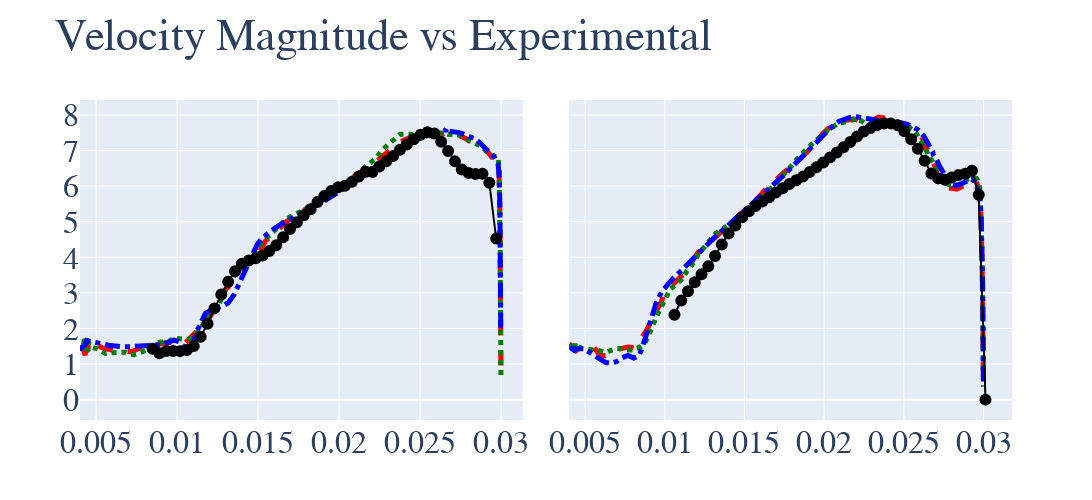

Notebook cell for this chart:
### Code cell
fig = make_subplots(
    rows=1,
    cols=2,
    shared_yaxes=True,
    # x_title="Radius (m)",
    # y_title="Velocity Magnitude (m/s)",
    # subplot_titles=(
    # "C5 Quadrant 1", "C1 Quadrant 2"),
    vertical_spacing=.07, horizontal_spacing=.05)

marker_size = 7
line_size = 5


fig.add_trace(go.Scatter(x=quad_ascii["C5_SBES"]['Q1']['radius_bin_mean'],
                         y=quad_ascii["C5_SBES"]['Q1']['velocity-magnitude_bin_mean'],
                         mode='lines',
                         name='SBES-ASCII',
                         marker=dict(
                             color='red',
                             size=marker_size,
                             line=dict(color='red'),
                             symbol='triangle-right'),
                         line=dict(dash='dash',
                                   width=line_size),
                         showlegend=False
                         ),
              row=1, col=1)

fig.add_trace(go.Scatter(x=quad_ascii["C5_IDDES"]['Q1']['radius_bin_mean'],
                         y=quad_ascii["C5_IDDES"]['Q1']['velocity-magnitude_bin_mean'],
                         mode='lines',
                         name='IDDES-ASCII',
                         marker=dict(
                             color='green',
                             size=marker_size,
                             line=dict(color='green'),
                             symbol='x'),
                         line=dict(dash='dot',
                                   width=line_size),
                         showlegend=False
                         ),
              row=1, col=1)

fig.add_trace(go.Scatter(x=quad_ascii["C5_KW"]['Q1']['radius_bin_mean'],
                         y=quad_ascii["C5_KW"]['Q1']['velocity-magnitude_bin_mean'],
                         mode='lines',
                         name='KW-SST-ASCII',
                         marker=dict(
                             color='blue',
                             size=marker_size,
                             line=dict(color='blue'),
                             symbol='circle'),
                         showlegend=False,
                         line=dict(dash='dashdot',
                                   width=line_size),
                         ),
              row=1, col=1)

fig.add_trace(go.Scatter(x=C5_Experimental["Q1"]['radius'],
                         y=C5_Experimental["Q1"]['Velocity_Magnitude'],
                         mode='markers+lines',
                         name='Experimental-Mean',
                         marker=dict(
                             color='black',
                             size=marker_size,
                             line=dict(color='black',
                                       width=line_size),
                             symbol='circle'),
                         showlegend=False
                         ),
              row=1, col=1)



fig.add_trace(go.Scatter(x=quad_ascii["C5_SBES"]['Q2']['radius_bin_mean'],
                         y=quad_ascii["C5_SBES"]['Q2']['velocity-magnitude_bin_mean'],
                         mode='lines',
                         name='SBES-ASCII',
                         marker=dict(
                             color='red',
                             size=marker_size,
                             line=dict(color='red'),
                             symbol='triangle-right'),
                         line=dict(dash='dash',
                                   width=line_size),
                         showlegend=False
                         ),
              row=1, col=2)

fig.add_trace(go.Scatter(x=quad_ascii["C5_IDDES"]['Q2']['radius_bin_mean'],
                         y=quad_ascii["C5_IDDES"]['Q2']['velocity-magnitude_bin_mean'],
                         mode='lines',
                         name='IDDES-ASCII',
                         marker=dict(
                             color='green',
                             size=marker_size,
                             line=dict(color='green'),
                             symbol='x'),
                         line=dict(dash='dot',
                                   width=line_size),
                         showlegend=False
                         ),
              row=1, col=2)

fig.add_trace(go.Scatter(x=quad_ascii["C5_KW"]['Q2']['radius_bin_mean'],
                         y=quad_ascii["C5_KW"]['Q2']['velocity-magnitude_bin_mean'],
                         mode='lines',
                         name='KW-SST-ASCII',
                         marker=dict(
                             color='blue',
                             size=marker_size,
                             line=dict(color='blue'),
                             symbol='circle'),
                         line=dict(dash='dashdot',
                                   width=line_size),
                         showlegend=False
                         ),
              row=1, col=2)

fig.add_trace(go.Scatter(x=C5_Experimental["Q2"]['radius'],
                         y=C5_Experimental["Q2"]['Velocity_Magnitude'],
                         mode='markers+lines',
                         name='Experimental',
                         marker=dict(
                             color='black',
                             size=marker_size,
                             line=dict(color='black',
                                       width=line_size),
                             symbol='circle'),
                         showlegend=False),

              row=1, col=2)

fig.update_layout(height=600, width=1605,
                  title_text="Velocity Magnitude vs Experimental",
                  font=dict(
                      family="Arial",
                      size=32),
                  )
# fig.update_layout(height=600, width=1605,
#                   title_text="Velocity Magnitude vs Experimental",
#                   font=dict(
#                       family="Arial",
#                       size=32),
#                   )
fig.update_annotations(font_size=32)
fig.update_layout(legend={'itemsizing': 'constant'})
fig.show()

fig.write_image(r"C:\Users\Joseph Tarriela\Documents\GitHub\FDA_Blood_Pump\postpro\images\C5-quad.png")

### Figure 1 — Plotly figure (JSON) as saved in the notebook; plotly's stock layout.template omitted (floating-point values rounded to 4 significant figures; data arrays with more than 128 entries replaced by an {"elided": "..."} marker saying what was removed)
{"data": [{"line": {"dash": "dash", "width": 5}, "marker": {"color": "red", "line": {"color": "red"}, "size": 7, "symbol": "triangle-right"}, "mode": "lines", "name": "SBES-ASCII", "showlegend": false, "type": "scatter", "x": {"elided": "147 float values"}, "xaxis": "x", "y": {"elided": "147 float values"}, "yaxis": "y"}, {"line": {"dash": "dot", "width": 5}, "marker": {"color": "green", "line": {"color": "green"}, "size": 7, "symbol": "x"}, "mode": "lines", "name": "IDDES-ASCII", "showlegend": false, "type": "scatter", "x": [0.004019, 0.004035, 0.004075, 0.004096, 0.004154, 0.004197, 0.004206, 0.004275, 0.004418, 0.004508, 0.004515, 0.004685, 0.005038, 0.005215, 0.005568, 0.005745, 0.006099, 0.006276, 0.006806, 0.006983, 0.007336, 0.007513, 0.00769, 0.007867, 0.00822, 0.008397, 0.00875, 0.008927, 0.009281, 0.009458, 0.009811, 0.009988, 0.01034, 0.01052, 0.01087, 0.01105, 0.0114, 0.01158, 0.01193, 0.01211, 0.01246, 0.01264, 0.01299, 0.01317, 0.01352, 0.0137, 0.01405, 0.01423, 0.01458, 0.01476, 0.01511, 0.01529, 0.01564, 0.01582, 0.01618, 0.01635, 0.01671, 0.01688, 0.01724, 0.01741, 0.01777, 0.01794, 0.0183, 0.01847, 0.01883, 0.019, 0.01936, 0.01953, 0.01989, 0.02006, 0.02042, 0.02059, 0.02095, 0.02112, 0.02148, 0.02166, 0.02201, 0.02219, 0.02254, 0.02272, 0.02307, 0.02325, 0.0236, 0.02378, 0.02413, 0.02431, 0.02466, 0.02484, 0.02519, 0.02537, 0.02572, 0.0259, 0.02625, 0.02643, 0.02673, 0.02681, 0.02686, 0.02707, 0.02721, 0.0274, 0.0275, 0.0277, 0.02791, 0.02801, 0.02821, 0.02832, 0.02852, 0.02862, 0.02882, 0.02893, 0.02913, 0.02923, 0.02944, 0.02954, 0.02973, 0.02981, 0.02988, 0.0299, 0.02994, 0.02996, 0.02998, 0.02999], "xaxis": "x", "y": [1.447, 1.442, 1.441, 1.442, 1.446, 1.648, 1.393, 1.778, 1.459, 1.358, 1.61, 1.477, 1.432, 1.396, 1.3, 1.312, 1.322, 1.298, 1.333, 1.296, 1.262, 1.283, 1.312, 1.345, 1.444, 1.501, 1.581, 1.615, 1.64, 1.626, 1.73, 1.718, 1.705, 1.694, 1.719, 1.777, 1.989, 2.09, 2.352, 2.44, 2.593, 2.738, 3.103, 3.279, 3.48, 3.549, 3.708, 3.798, 4.031, 4.151, 4.341, 4.443, 4.601, 4.675, 4.87, 4.944, 5.06, 5.108, 5.186, 5.228, 5.317, 5.35, 5.443, 5.487, 5.556, 5.577, 5.68, 5.727, 5.849, 5.916, 6.049, 6.116, 6.24, 6.315, 6.485, 6.563, 6.697, 6.746, 6.933, 7.037, 7.183, 7.252, 7.416, 7.457, 7.462, 7.455, 7.422, 7.434, 7.512, 7.493, 7.483, 7.484, 7.479, 7.5, 7.453, 7.46, 7.442, 7.457, 7.459, 7.445, 7.421, 7.352, 7.312, 7.301, 7.232, 7.203, 7.183, 7.156, 7.091, 7.063, 6.964, 6.912, 6.862, 6.849, 6.847, 6.816, 6.46, 5.98, 4.347, 3.386, 1.635, 0.6119], "yaxis": "y"}, {"line": {"dash": "dashdot", "width": 5}, "marker": {"color": "blue", "line": {"color": "blue"}, "size": 7, "symbol": "circle"}, "mode": "lines", "name": "KW-SST-ASCII", "showlegend": false, "type": "scatter", "x": [0.004006, 0.004035, 0.004075, 0.004122, 0.004197, 0.00433, 0.004384, 0.004418, 0.004685, 0.005038, 0.005392, 0.005745, 0.006099, 0.006276, 0.006629, 0.006983, 0.007336, 0.00769, 0.008043, 0.008397, 0.00875, 0.009104, 0.009458, 0.009811, 0.01016, 0.01052, 0.01087, 0.01123, 0.01176, 0.01211, 0.01246, 0.01282, 0.01317, 0.01352, 0.01388, 0.01423, 0.01458, 0.01494, 0.01529, 0.01564, 0.016, 0.01635, 0.01671, 0.01706, 0.01741, 0.01777, 0.01812, 0.01847, 0.01883, 0.01918, 0.01953, 0.01989, 0.02024, 0.02059, 0.02095, 0.0213, 0.02166, 0.02201, 0.02254, 0.02289, 0.02325, 0.0236, 0.02395, 0.02431, 0.02466, 0.02501, 0.02537, 0.02572, 0.02607, 0.02643, 0.02659, 0.0266, 0.02681, 0.02695, 0.02721, 0.0274, 0.0276, 0.02781, 0.02801, 0.02821, 0.02842, 0.02862, 0.02882, 0.02903, 0.02923, 0.02944, 0.02961, 0.02981, 0.02988, 0.02992, 0.02996, 0.02998], "xaxis": "x", "y": [1.456, 1.439, 1.444, 1.473, 1.491, 1.541, 1.627, 1.662, 1.632, 1.61, 1.57, 1.53, 1.503, 1.495, 1.488, 1.488, 1.494, 1.5, 1.502, 1.502, 1.509, 1.541, 1.612, 1.67, 1.618, 1.427, 1.441, 1.926, 2.432, 2.522, 2.586, 2.631, 2.725, 2.953, 3.309, 3.706, 4.07, 4.357, 4.557, 4.698, 4.812, 4.911, 5.004, 5.092, 5.177, 5.261, 5.345, 5.432, 5.52, 5.611, 5.705, 5.802, 5.903, 6.009, 6.119, 6.234, 6.355, 6.478, 6.662, 6.782, 6.899, 7.009, 7.111, 7.203, 7.285, 7.355, 7.417, 7.468, 7.506, 7.531, 7.592, 7.487, 7.545, 7.544, 7.527, 7.505, 7.477, 7.448, 7.416, 7.378, 7.323, 7.247, 7.152, 7.047, 6.946, 6.872, 6.806, 6.635, 6.33, 5.518, 3.935, 1.983], "yaxis": "y"}, {"marker": {"color": "black", "line": {"color": "black", "width": 5}, "size": 7, "symbol": "circle"}, "mode": "markers+lines", "name": "Experimental-Mean", "showlegend": false, "type": "scatter", "x": [0.008485, 0.00891, 0.009334, 0.009758, 0.01018, 0.01061, 0.01103, 0.01146, 0.01188, 0.0123, 0.01273, 0.01315, 0.01358, 0.014, 0.01442, 0.01485, 0.01527, 0.0157, 0.01612, 0.01655, 0.01697, 0.01739, 0.01782, 0.01824, 0.01867, 0.01909, 0.01952, 0.01994, 0.02036, 0.02079, 0.02121, 0.02164, 0.02206, 0.02249, 0.02291, 0.02333, 0.02376, 0.02418, 0.02461, 0.02503, 0.02546, 0.02588, 0.0263, 0.02673, 0.02715, 0.02758, 0.028, 0.02843, 0.02885, 0.02927, 0.0297], "xaxis": "x", "y": [1.429, 1.305, 1.368, 1.365, 1.363, 1.396, 1.504, 1.767, 2.131, 2.565, 2.957, 3.314, 3.61, 3.821, 3.911, 3.976, 4.05, 4.176, 4.338, 4.566, 4.795, 4.988, 5.179, 5.348, 5.557, 5.721, 5.866, 5.971, 6.013, 6.125, 6.274, 6.407, 6.399, 6.551, 6.702, 6.85, 7.021, 7.17, 7.317, 7.445, 7.514, 7.48, 7.25, 6.988, 6.697, 6.471, 6.367, 6.339, 6.351, 6.099, 4.525], "yaxis": "y"}, {"line": {"dash": "dash", "width": 5}, "marker": {"color": "red", "line": {"color": "red"}, "size": 7, "symbol": "triangle-right"}, "mode": "lines", "name": "SBES-ASCII", "showlegend": false, "type": "scatter", "x": {"elided": "149 float values"}, "xaxis": "x2", "y": {"elided": "149 float values"}, "yaxis": "y2"}, {"line": {"dash": "dot", "width": 5}, "marker": {"color": "green", "line": {"color": "green"}, "size": 7, "symbol": "x"}, "mode": "lines", "name": "IDDES-ASCII", "showlegend": false, "type": "scatter", "x": [0.004006, 0.004035, 0.004057, 0.004096, 0.004122, 0.004206, 0.004275, 0.004327, 0.00433, 0.004384, 0.004418, 0.004685, 0.004861, 0.005215, 0.005392, 0.005745, 0.005922, 0.006276, 0.006452, 0.006806, 0.006983, 0.007336, 0.007513, 0.007867, 0.00822, 0.008397, 0.00875, 0.008927, 0.009281, 0.009458, 0.009811, 0.009988, 0.01034, 0.01052, 0.01087, 0.01105, 0.0114, 0.01158, 0.01193, 0.01211, 0.01246, 0.01264, 0.01299, 0.01317, 0.01352, 0.0137, 0.01405, 0.01423, 0.01458, 0.01476, 0.01511, 0.01529, 0.01564, 0.01582, 0.01618, 0.01635, 0.01671, 0.01688, 0.01724, 0.01741, 0.01777, 0.01794, 0.0183, 0.01847, 0.01883, 0.019, 0.01918, 0.01953, 0.01989, 0.02006, 0.02042, 0.02059, 0.02095, 0.02112, 0.02148, 0.02166, 0.02201, 0.02219, 0.02254, 0.02272, 0.02307, 0.02325, 0.0236, 0.02378, 0.02413, 0.02431, 0.02466, 0.02484, 0.02519, 0.02537, 0.02572, 0.0259, 0.02625, 0.02643, 0.0266, 0.02673, 0.02681, 0.02693, 0.02704, 0.02721, 0.02731, 0.02751, 0.02762, 0.02782, 0.02792, 0.02812, 0.02833, 0.02843, 0.02863, 0.02874, 0.02894, 0.02904, 0.02924, 0.02935, 0.02955, 0.02963, 0.02974, 0.02979, 0.02988, 0.0299, 0.02994, 0.02996, 0.02998, 0.02999], "xaxis": "x2", "y": [1.458, 1.472, 1.494, 1.508, 1.501, 1.452, 1.569, 1.352, 1.474, 1.607, 1.342, 1.467, 1.428, 1.422, 1.422, 1.388, 1.37, 1.325, 1.358, 1.428, 1.436, 1.434, 1.398, 1.398, 1.446, 1.468, 1.589, 1.75, 2.117, 2.326, 2.65, 2.815, 3.106, 3.167, 3.318, 3.378, 3.627, 3.711, 3.941, 4.098, 4.279, 4.386, 4.558, 4.659, 4.785, 4.818, 4.933, 4.993, 5.143, 5.207, 5.327, 5.387, 5.508, 5.574, 5.711, 5.783, 5.954, 6.044, 6.22, 6.32, 6.482, 6.567, 6.758, 6.855, 7.01, 7.092, 7.167, 7.28, 7.422, 7.527, 7.648, 7.678, 7.779, 7.783, 7.81, 7.84, 7.91, 7.869, 7.782, 7.795, 7.763, 7.811, 7.793, 7.812, 7.773, 7.756, 7.766, 7.766, 7.699, 7.636, 7.53, 7.414, 7.12, 6.992, 6.785, 6.748, 6.672, 6.536, 6.499, 6.357, 6.289, 6.173, 6.128, 6.049, 6.028, 6.026, 6.04, 6.021, 6.034, 6.071, 6.172, 6.203, 6.197, 6.191, 6.215, 6.159, 6.038, 5.773, 4.683, 4.042, 2.677, 2.036, 0.9641, 0.3603], "yaxis": "y2"}, {"line": {"dash": "dashdot", "width": 5}, "marker": {"color": "blue", "line": {"color": "blue"}, "size": 7, "symbol": "circle"}, "mode": "lines", "name": "KW-SST-ASCII", "showlegend": false, "type": "scatter", "x": [0.004019, 0.004057, 0.004096, 0.004154, 0.004197, 0.004275, 0.004327, 0.00433, 0.004384, 0.004515, 0.004861, 0.005215, 0.005568, 0.005922, 0.006276, 0.006629, 0.006983, 0.007336, 0.00769, 0.008043, 0.008397, 0.00875, 0.009104, 0.009458, 0.009811, 0.01016, 0.01052, 0.01087, 0.01123, 0.01158, 0.01211, 0.01246, 0.01282, 0.01317, 0.01352, 0.01388, 0.01423, 0.01458, 0.01494, 0.01529, 0.01564, 0.016, 0.01635, 0.01671, 0.01706, 0.01741, 0.01777, 0.01812, 0.01847, 0.01883, 0.01918, 0.01953, 0.01989, 0.02024, 0.02059, 0.02095, 0.0213, 0.02166, 0.02201, 0.02236, 0.02272, 0.02307, 0.02342, 0.02378, 0.02413, 0.02448, 0.02484, 0.02519, 0.02554, 0.0259, 0.02625, 0.02659, 0.02681, 0.02684, 0.02704, 0.02721, 0.02741, 0.02762, 0.02782, 0.02802, 0.02823, 0.02843, 0.02863, 0.02884, 0.02904, 0.02924, 0.02945, 0.02963, 0.02974, 0.02984, 0.0299, 0.02994, 0.02997, 0.02999], "xaxis": "x2", "y": [1.467, 1.461, 1.441, 1.414, 1.407, 1.412, 1.419, 1.386, 1.428, 1.437, 1.433, 1.347, 1.24, 1.13, 1.046, 1.021, 1.07, 1.181, 1.241, 1.17, 1.241, 1.692, 2.257, 2.718, 3.036, 3.239, 3.407, 3.555, 3.714, 3.892, 4.142, 4.293, 4.442, 4.582, 4.72, 4.859, 4.997, 5.135, 5.272, 5.408, 5.546, 5.686, 5.831, 5.979, 6.13, 6.285, 6.443, 6.603, 6.765, 6.93, 7.098, 7.266, 7.432, 7.585, 7.719, 7.825, 7.896, 7.936, 7.951, 7.934, 7.899, 7.872, 7.842, 7.811, 7.805, 7.809, 7.79, 7.743, 7.675, 7.576, 7.408, 7.169, 6.968, 6.88, 6.762, 6.587, 6.411, 6.248, 6.121, 6.043, 6.017, 6.033, 6.076, 6.13, 6.178, 6.197, 6.137, 5.904, 5.757, 5.223, 4.444, 3.281, 1.883, 0.4613], "yaxis": "y2"}, {"marker": {"color": "black", "line": {"color": "black", "width": 5}, "size": 7, "symbol": "circle"}, "mode": "markers+lines", "name": "Experimental", "showlegend": false, "type": "scatter", "x": [0.01061, 0.01103, 0.01146, 0.01188, 0.0123, 0.01273, 0.01315, 0.01358, 0.014, 0.01442, 0.01485, 0.01527, 0.0157, 0.01612, 0.01655, 0.01697, 0.01739, 0.01782, 0.01824, 0.01867, 0.01909, 0.01952, 0.01994, 0.02036, 0.02079, 0.02121, 0.02164, 0.02206, 0.02249, 0.02291, 0.02333, 0.02376, 0.02418, 0.02461, 0.02503, 0.02546, 0.02588, 0.0263, 0.02673, 0.02715, 0.02758, 0.028, 0.02843, 0.02885, 0.02927, 0.0297, 0.03012], "xaxis": "x2", "y": [2.389, 2.783, 3.049, 3.301, 3.522, 3.752, 4.034, 4.363, 4.67, 4.891, 5.128, 5.296, 5.445, 5.571, 5.686, 5.821, 5.941, 6.06, 6.166, 6.272, 6.399, 6.53, 6.663, 6.804, 6.943, 7.09, 7.241, 7.397, 7.539, 7.633, 7.715, 7.763, 7.764, 7.714, 7.544, 7.32, 7.049, 6.716, 6.353, 6.219, 6.179, 6.242, 6.311, 6.348, 6.433, 5.762, 0.0], "yaxis": "y2"}], "layout": {"font": {"family": "Arial", "size": 32}, "height": 500, "legend": {"itemsizing": "constant"}, "title": {"text": "Velocity Magnitude vs Experimental"}, "width": 1605, "xaxis": {"anchor": "y", "domain": [0.0, 0.475]}, "xaxis2": {"anchor": "y2", "domain": [0.525, 1.0]}, "yaxis": {"anchor": "x", "domain": [0.0, 1.0]}, "yaxis2": {"anchor": "x2", "domain": [0.0, 1.0], "matches": "y", "showticklabels": false}}}
